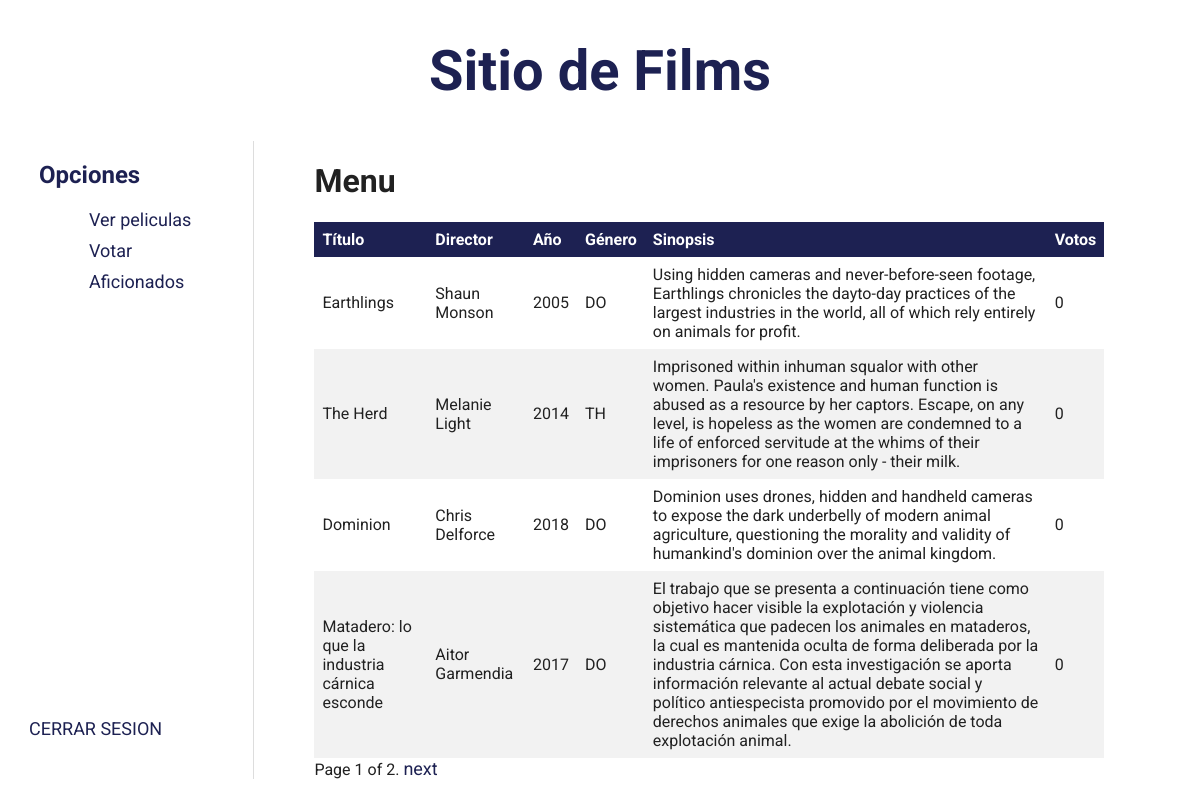
The app's page /verPelis, older data.
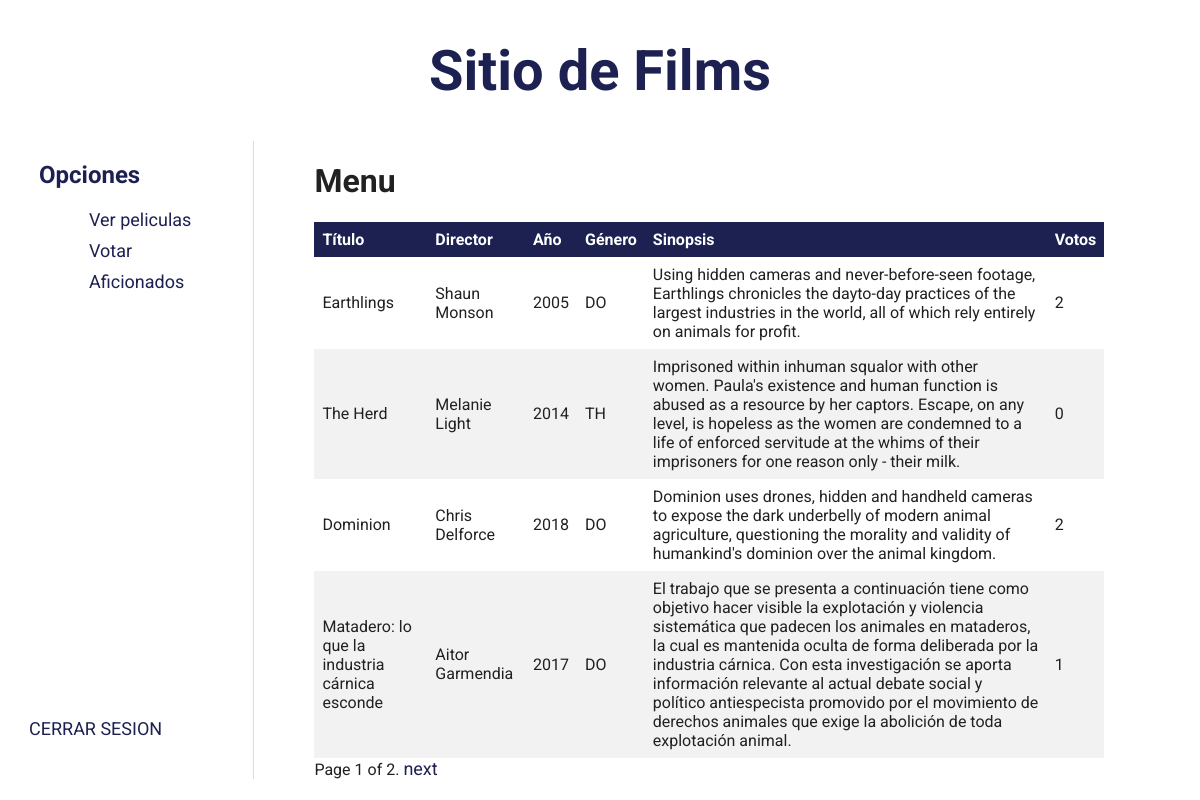
The same page, newer data.
### films/models.py (models this page shows, shortened)
class Filma(models.Model):
    izenburua = models.CharField(max_length=255)
    zuzendaria = models.CharField(max_length=255)
    urtea = models.CharField(max_length=4)
    generoa = models.CharField(max_length=2)
    sinopsia = models.TextField()
    bozkak = models.IntegerField(default=0)

### films/views.py (the view)
# urls.py: url(r'^verPelis', films.views.verPelis, name='verPelis'),
def verPelis(request):
    objetos = Filma.objects.all()
    paginator = Paginator(objetos, 4)
    page = request.GET.get('page')
    try:
        objetos_por_pagina = paginator.page(page)
    except PageNotAnInteger:
        objetos_por_pagina = paginator.page(1)
    except EmptyPage:
        objetos_por_pagina = paginator.page(paginator.num_pages)
    return render(request, 'films/verPelis.html', {'objetos_por_pagina': objetos_por_pagina})

### films/templates/films/verPelis.html (shortened to what this page needs)
{% extends 'films/index.html' %} {% block content %}
<h1>Menu</h1>
<table>
  <thead>
    <tr>
      <th>Título</th>
      <th>Director</th>
      <th>Año</th>
      <th>Género</th>
      <th>Sinopsis</th>
      <th>Votos</th>
    </tr>
  </thead>
  <tbody>
    {% for objeto in objetos_por_pagina %}
    <tr>
      <td>{{ objeto.izenburua }}</td>
      <td>{{ objeto.zuzendaria }}</td>
      <td>{{ objeto.urtea }}</td>
      <td>{{ objeto.generoa }}</td>
      <td>{{ objeto.sinopsia }}</td>
      <td>{{ objeto.bozkak }}</td>
    </tr>
    {% endfor %}
  </tbody>
</table>
<div class="pagination">
  <span class="step-links">
    <span class="current">
      Page {{ objetos_por_pagina.number }} of {{ objetos_por_pagina.paginator.num_pages }}.
    </span>
    {% if objetos_por_pagina.has_next %}
    <a href="?page={{ objetos_por_pagina.next_page_number }}">next</a>
    {% endif %}
  </span>
</div>
{% endblock %}

Row changes from the older to the newer data that the page shows:
changed Filma "Earthlings": bozkak "0" → "2"
changed Filma "Dominion": bozkak "0" → "2"
changed Filma "Matadero: lo que la industria cárnica esconde": bozkak "0" → "1"
